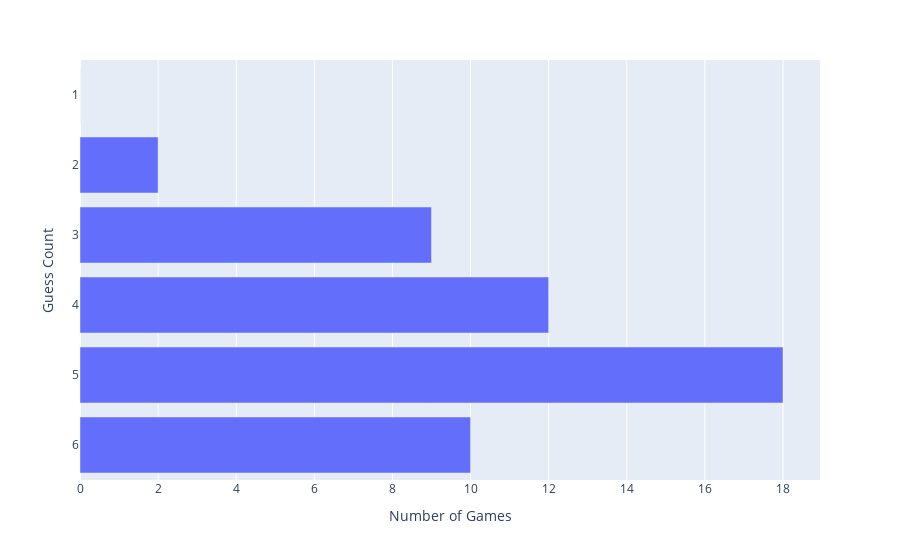

The cell this chart's notebook holds for it:
### Code cell
fig.show()

### Figure 1 — Plotly figure (JSON) as saved in the notebook; plotly's stock layout.template omitted (floating-point values rounded to 4 significant figures)
{"data": [{"alignmentgroup": "True", "hovertemplate": "Number of Games=%{x}<br>Guess Count=%{y}<extra></extra>", "legendgroup": "", "marker": {"color": "#636efa", "pattern": {"shape": ""}}, "name": "", "offsetgroup": "", "orientation": "h", "showlegend": false, "textposition": "auto", "type": "bar", "x": [10, 18, 12, 9, 2, 0], "xaxis": "x", "y": ["6", "5", "4", "3", "2", "1"], "yaxis": "y"}], "layout": {"autosize": true, "barmode": "relative", "legend": {"tracegroupgap": 0}, "margin": {"t": 60}, "xaxis": {"anchor": "y", "autorange": true, "domain": [0, 1], "range": [0, 18.95], "title": {"text": "Number of Games"}, "type": "linear"}, "yaxis": {"anchor": "x", "autorange": true, "domain": [0, 1], "range": [-0.5, 5.5], "title": {"text": "Guess Count"}, "type": "category"}}}
